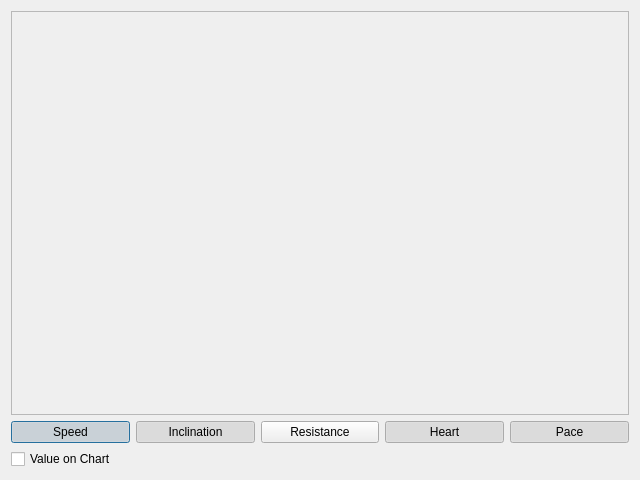
<?xml version="1.0" encoding="UTF-8"?>
<ui version="4.0">
 <class>charts</class>
 <widget class="QDialog" name="charts">
  <property name="geometry">
   <rect>
    <x>0</x>
    <y>0</y>
    <width>640</width>
    <height>480</height>
   </rect>
  </property>
  <property name="windowTitle">
   <string>Charts</string>
  </property>
  <layout class="QVBoxLayout" name="verticalLayout">
   <item>
    <widget class="QFrame" name="frame">
     <property name="sizePolicy">
      <sizepolicy hsizetype="Expanding" vsizetype="Expanding">
       <horstretch>0</horstretch>
       <verstretch>0</verstretch>
      </sizepolicy>
     </property>
     <property name="frameShape">
      <enum>QFrame::StyledPanel</enum>
     </property>
     <property name="frameShadow">
      <enum>QFrame::Raised</enum>
     </property>
     <layout class="QHBoxLayout" name="horizontalLayout">
      <item>
       <widget class="QWidget" name="widget" native="true">
        <property name="sizePolicy">
         <sizepolicy hsizetype="Expanding" vsizetype="Expanding">
          <horstretch>0</horstretch>
          <verstretch>0</verstretch>
         </sizepolicy>
        </property>
        <property name="maximumSize">
         <size>
          <width>16777215</width>
          <height>16777215</height>
         </size>
        </property>
        <property name="autoFillBackground">
         <bool>false</bool>
        </property>
       </widget>
      </item>
     </layout>
    </widget>
   </item>
   <item>
    <layout class="QHBoxLayout" name="horizontalLayout_2">
     <item>
      <widget class="QPushButton" name="speed">
       <property name="text">
        <string>Speed</string>
       </property>
       <property name="icon">
        <iconset>
         <normalon>:/icons/icons/speed.png</normalon>
        </iconset>
       </property>
       <property name="iconSize">
        <size>
         <width>32</width>
         <height>32</height>
        </size>
       </property>
       <property name="checkable">
        <bool>true</bool>
       </property>
       <property name="checked">
        <bool>true</bool>
       </property>
      </widget>
     </item>
     <item>
      <widget class="QPushButton" name="inclination">
       <property name="text">
        <string>Inclination</string>
       </property>
       <property name="icon">
        <iconset>
         <normalon>:/icons/icons/inclination.png</normalon>
        </iconset>
       </property>
       <property name="iconSize">
        <size>
         <width>32</width>
         <height>32</height>
        </size>
       </property>
       <property name="checkable">
        <bool>true</bool>
       </property>
       <property name="checked">
        <bool>true</bool>
       </property>
      </widget>
     </item>
     <item>
      <widget class="QPushButton" name="resistance">
       <property name="text">
        <string>Resistance</string>
       </property>
       <property name="icon">
        <iconset>
         <normalon>:/icons/icons/inclination.png</normalon>
        </iconset>
       </property>
       <property name="iconSize">
        <size>
         <width>32</width>
         <height>32</height>
        </size>
       </property>
       <property name="checkable">
        <bool>true</bool>
       </property>
      </widget>
     </item>
     <item>
      <widget class="QPushButton" name="heart">
       <property name="text">
        <string>Heart</string>
       </property>
       <property name="icon">
        <iconset>
         <normalon>:/icons/icons/heart_red.png</normalon>
        </iconset>
       </property>
       <property name="iconSize">
        <size>
         <width>32</width>
         <height>32</height>
        </size>
       </property>
       <property name="checkable">
        <bool>true</bool>
       </property>
       <property name="checked">
        <bool>true</bool>
       </property>
      </widget>
     </item>
     <item>
      <widget class="QPushButton" name="pace">
       <property name="text">
        <string>Pace</string>
       </property>
       <property name="icon">
        <iconset>
         <normalon>:/icons/icons/pace.png</normalon>
        </iconset>
       </property>
       <property name="iconSize">
        <size>
         <width>32</width>
         <height>32</height>
        </size>
       </property>
       <property name="checkable">
        <bool>true</bool>
       </property>
       <property name="checked">
        <bool>true</bool>
       </property>
      </widget>
     </item>
    </layout>
   </item>
   <item>
    <widget class="QCheckBox" name="valueOnChart">
     <property name="text">
      <string>Value on Chart</string>
     </property>
    </widget>
   </item>
  </layout>
 </widget>
 <resources/>
 <connections/>
</ui>
